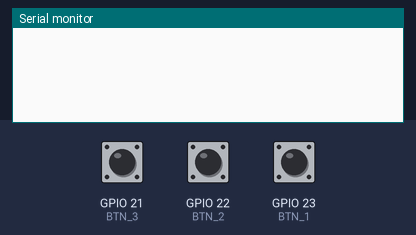
Bench run of a sketch on a simulated ESP32. On the bench: the last lines printed to the serial monitor. The inputs (shaded band) are chosen by the test bench; at power-on: GPIO 21 (BTN_3) HIGH, GPIO 22 (BTN_2) HIGH, GPIO 23 (BTN_1) HIGH. USB keyboard and mouse output is not drawn.

Above: at 1.2 s.
1.3 s: GPIO 21 (BTN_3) pulled LOW for 0.15 s
At 1.9 s:
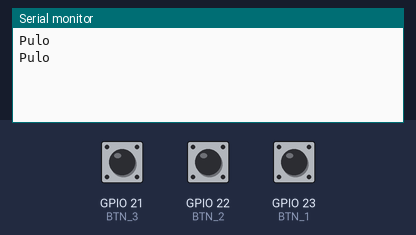
2.9 s: GPIO 22 (BTN_2) pulled LOW for 0.15 s
At 4.2 s:
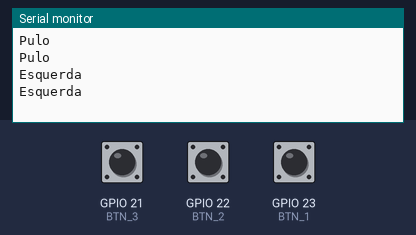
4.5 s: GPIO 23 (BTN_1) pulled LOW for 0.15 s
At 5.5 s:
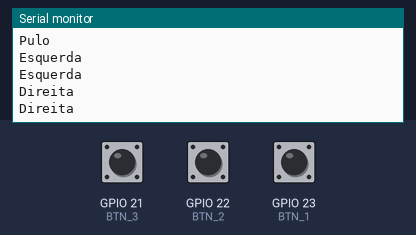

The sketch:

bluetooth_controller.ino
```cpp
#include <BleKeyboard.h>

BleKeyboard bleKeyboard("ESP32 NICK AND JP", "Espressif", 100);

#define BTN_1 23
#define BTN_2 22
#define BTN_3 21

int right_flag = 0;

int left_flag = 0;

void setup() {
  Serial.begin(115200);
  pinMode(BTN_1, INPUT_PULLUP); // right
  pinMode(BTN_2, INPUT_PULLUP); // left
  pinMode(BTN_3, INPUT_PULLUP); // up
  bleKeyboard.begin();
}


void loop() {
  if (digitalRead(BTN_1) == LOW) {
    Serial.println("Direita");
    if (bleKeyboard.isConnected()) {
      bleKeyboard.press(KEY_RIGHT_ARROW);
      delay(100);
      bleKeyboard.release(KEY_RIGHT_ARROW);
      }
  }

  if (digitalRead(BTN_2) == LOW) {
    Serial.println("Esquerda");
    if (bleKeyboard.isConnected()) {
      bleKeyboard.press(KEY_LEFT_ARROW);
      delay(100);
      bleKeyboard.release(KEY_LEFT_ARROW);
      }
  }

  if (digitalRead(BTN_3) == LOW) {
    Serial.println("Pulo");
    if (bleKeyboard.isConnected()) {
      bleKeyboard.press(KEY_UP_ARROW);
      delay(100);
      bleKeyboard.release(KEY_UP_ARROW);
      }
  }

}
```

Measured:
- after the input at 1.3 s, the serial monitor: prints a new line at once (image 1)
- after the input at 2.9 s, the serial monitor: prints a new line at once (image 2)
- after the input at 4.5 s, the serial monitor: prints a new line at once (image 3)
